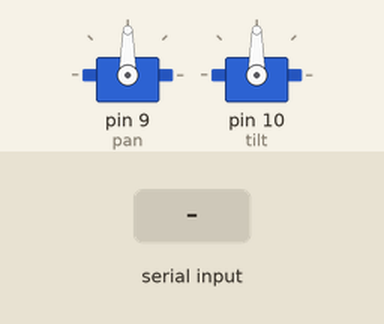
Recording of a sketch running on a simulated Arduino Uno, built with avr-gcc and run on an emulated ATmega328P. Parts: 2 × servo. The test bench sets the inputs (shaded band).

Above: at 1.7 s.
1.8 s: "90,45\n" received over Serial
At 3.4 s:
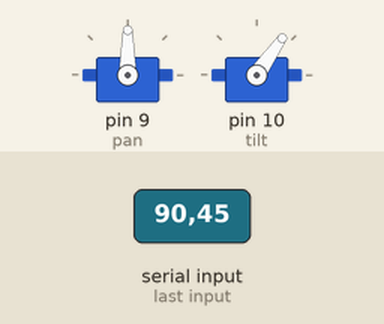
4.8 s: "30,150\n" received over Serial
At 5.8 s:
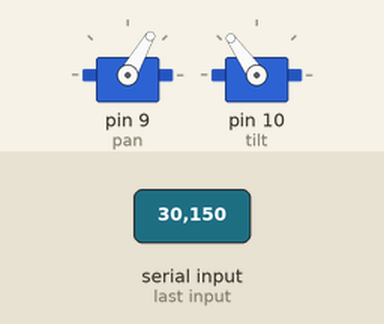
7.8 s: "5\n" received over Serial
At 9.0 s:
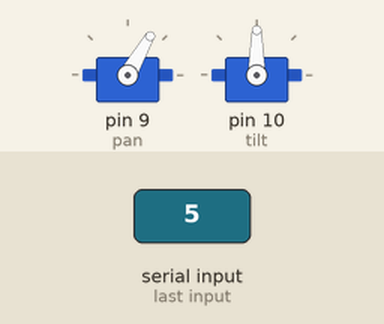
10.8 s: "200\n" received over Serial
At 11.3 s:
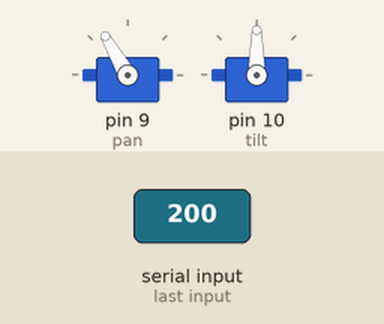
13.8 s: "1,90\n" received over Serial
16.8 s: "1,90,45\n" received over Serial
Timing chart, 0 to 20.5 s (numbered marks = the images above; inputs shaded):
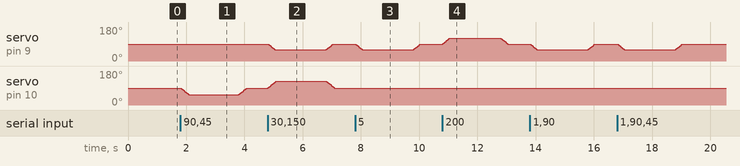

Measured:
- after the input at 4.8 s, servo on pin 10 (tilt): rises from 90° to 125° in 0.27 s, then falls to 90° in 2.0 s
- after the input at 10.8 s, servo on pin 9 (pan): rises from 90° to 120° in 0.23 s, then falls to 90° in 2.0 s

The sketch:

eye_servo.ino
```cpp
// Eye control: side servo on D9, up/down servo on D10.
// Accepts "pan,tilt" per line (new page / Python script) or just "pan" (older single-servo page).
#include <Servo.h>

Servo pan;    // side servo
Servo tilt;   // up/down servo

const int CENTER = 90;
const int PAN_RANGE = 30;    // 60..120  (page: MAX_RANGE)
const int TILT_RANGE = 35;   // 55..125  (page: MAX_TILT, Python: TILT_RANGE)

const unsigned long STEP_DELAY = 8;       // ms per degree (lower = faster)
const unsigned long TIMEOUT_MS = 2000;    // back to centre if nothing arrives

int panNow = CENTER, tiltNow = CENTER;
int panTarget = CENTER, tiltTarget = CENTER;
unsigned long lastStep = 0, lastRx = 0;

void setup() {
  Serial.begin(9600);
  Serial.setTimeout(20);
  pan.attach(9);
  tilt.attach(10);
  pan.write(CENTER);
  tilt.write(CENTER);
  delay(500);
  lastRx = millis();
}

void loop() {
  if (Serial.available()) {
    String line = Serial.readStringUntil('\n');
    line.trim();
    if (line.length() > 0) {
      int comma = line.indexOf(',');
      int p = line.toInt();
      int t = CENTER;
      if (comma > 0) t = line.substring(comma + 1).toInt();
      panTarget  = constrain(p, CENTER - PAN_RANGE,  CENTER + PAN_RANGE);
      tiltTarget = constrain(t, CENTER - TILT_RANGE, CENTER + TILT_RANGE);
      lastRx = millis();
    }
  }

  if (millis() - lastRx > TIMEOUT_MS) {
    panTarget = CENTER;
    tiltTarget = CENTER;
  }

  if (millis() - lastStep >= STEP_DELAY) {
    if (panNow != panTarget) {
      panNow += (panTarget > panNow) ? 1 : -1;
      pan.write(panNow);
    }
    if (tiltNow != tiltTarget) {
      tiltNow += (tiltTarget > tiltNow) ? 1 : -1;
      tilt.write(tiltNow);
    }
    lastStep = millis();
  }
}
```
